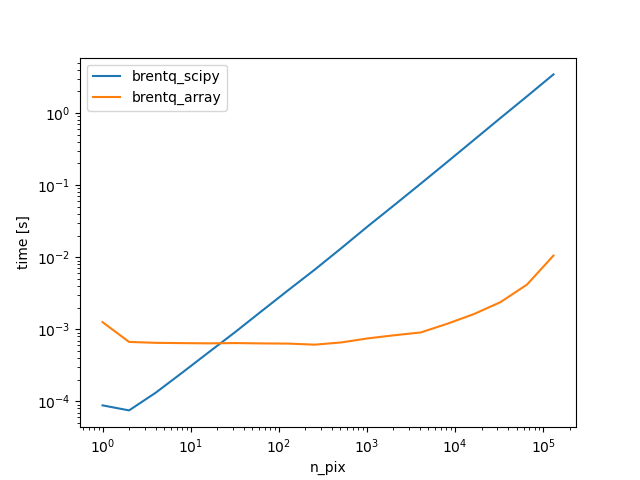

Source code (Python):
import time

import matplotlib.pyplot as plt
import numpy as np
from numpy import array_api as xp
from scipy.optimize import brentq

from brentq_array import brentq_array

n_pix = 2 ** np.arange(18)


def f(x, a):
    return x - a


def brentq_scipy(f, a, b, **kwargs):
    result = np.zeros_like(a)
    it = np.nditer(result, flags=["multi_index"])

    while not it.finished:
        value = kwargs["args"][0][it.multi_index]
        res = brentq(f, a[it.multi_index], b[it.multi_index], args=(value,))
        result[it.multi_index] = res
        it.iternext()

    return result


if __name__ == "__main__":
    times = {"brentq_scipy": [], "brentq_array": []}

    for n in n_pix:
        x_root = xp.asarray(np.random.uniform(-1, 1, size=(n,)))
        a = x_root + 1.3
        b = x_root - 1.1

        for func in [brentq_scipy, brentq_array]:
            t0 = time.time()
            func(f, a, b, args=(x_root,), maxiter=10)
            t1 = time.time()
            times[func.__name__].append(t1 - t0)
            print(f"Runtime for {func.__name__} with n_pix={n}: {t1 - t0:.3f} s")

    plt.plot(n_pix, times["brentq_scipy"], label="brentq_scipy")
    plt.plot(n_pix, times["brentq_array"], label="brentq_array")
    plt.loglog()
    plt.xlabel("n_pix")
    plt.ylabel("time [s]")
    plt.legend()
    plt.savefig("benchmark.png")
